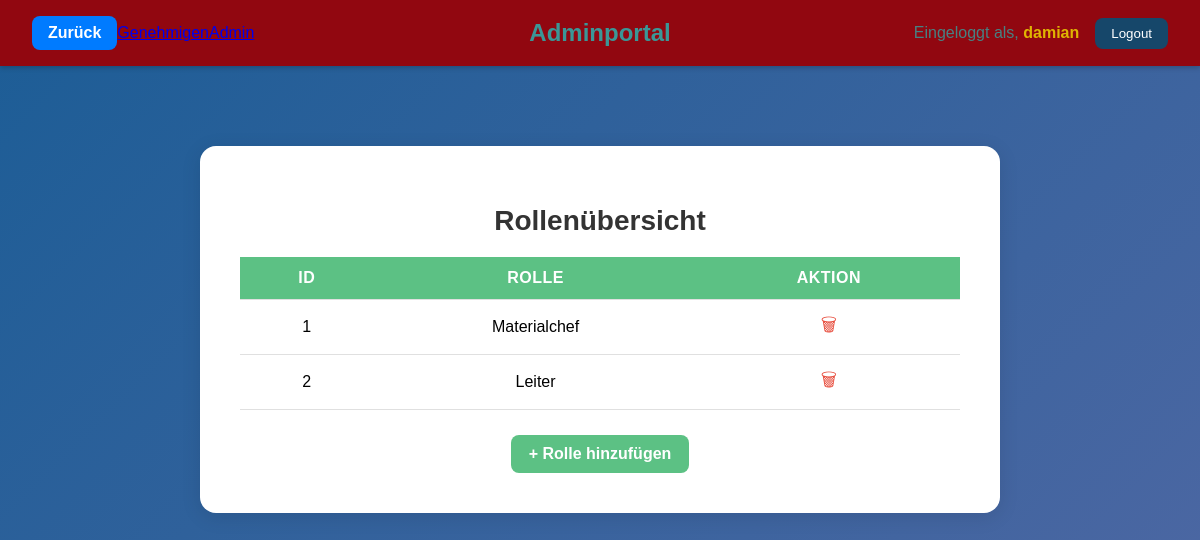
The app's page /role/ (signed in) with its own data.
### accounts/models.py (models this page shows, shortened)
class User(AbstractUser):
    is_approve = models.BooleanField(default=False)
    role = models.ForeignKey('Role', on_delete=models.PROTECT, null=True, blank=True)

class Role(models.Model):
    name = models.CharField(max_length=20)

### accounts/views.py (the view)
# urls.py: path('role/', views.role_view, name='role'),
@login_required
@user_passes_test(lambda u: u.is_superuser)
def role_view(request):
    roles = Role.objects.all()
    return render(request, "accounts/role.html", {"objects": roles})

### accounts/templates/accounts/role.html (shortened to what this page needs)
{% extends "base.html" %}
{% block header %}
{% include 'includes/admin_header.html' %}
{% endblock %}
{% block content %}
<div class="role-container">
  <h1>Rollenübersicht</h1>
  <table class="role-table">
    <thead>
      <tr>
        <th>ID</th>
        <th>Rolle</th>
        <th>Aktion</th>
      </tr>
    </thead>
    <tbody>
      {% for role in objects %}
      <tr>
        <td>{{ role.id }}</td>
        <td>{{ role.name }}</td>
        <td>
          <a href="#"
             class="delete-link"
             data-url="{% url 'delete_role' role.id %}">
             🗑
          </a>
        </td>
      </tr>
      {% empty %}
      <tr>
        <td colspan="3" class="no-data">Keine Rollen gefunden.</td>
      </tr>
      {% endfor %}
    </tbody>
  </table>
  <a href="{% url 'create_role' %}" class="add-btn">+ Rolle hinzufügen</a>
</div>
{% endblock %}

### templates/includes/admin_header.html (shortened to what this page needs)
{% load static %}
<link rel="stylesheet" href="{% static 'css/admin_header.css' %}">
<header class="app-header">
    <div class="header-left">
        <a href="javascript:history.back()" class="back-btn">Zurück</a>
        <a href="{% url 'approve' %}">Genehmigen</a>
        <a href="{% url 'admin:index' %}">Admin</a>
    </div>
    <div class="header-center">
        <h1 class="logo">{{ header_name|default:"Adminportal" }}</h1>
    </div>
    <div class="header-right">
        {% if user.is_authenticated %}
        <span class="username">Eingeloggt als, <span class="username-highlight">{{ user.username }}</span></span>
        <form action="{% url 'logout' %}" method="post" class="logout-form">
            <button type="submit" class="logout-btn">Logout</button>
        </form>
        {% else %}
        <a href="{% url 'login' %}" class="login-link">Login</a>
        {% endif %}
    </div>
</header>

### static/css/styles.css (style rules this page uses)
html, body { height: 100%; margin: 0; padding: 0; font-family: Arial, sans-serif; background: linear-gradient(135deg, #1c5d96 0%, #5168a4 100%); background-attachment: fixed; background-repeat: no-repeat; background-size: cover; }
.username-highlight { color: #eed400; font-weight: 600; }
.role-container { max-width: 60%; margin: 80px auto; text-align: center; background: #ffffff; padding: 40px; border-radius: 16px; box-shadow: 0 4px 20px rgba(0, 0, 0, 0.1); }
.role-container h1 { margin-bottom: 20px; font-size: 28px; color: #333; }
.role-table { width: 100%; border-collapse: collapse; margin-bottom: 25px; }
.role-table th, .role-table td { padding: 12px 16px; border-bottom: 1px solid #e0e0e0; }
.role-table th { background: #5cc184; color: white; text-transform: uppercase; letter-spacing: 0.5px; }
.role-table a.delete-link { color: #e74c3c; font-size: 18px; text-decoration: none; }
.add-btn { display: inline-block; background-color: #5cc184; color: white; padding: 10px 18px; border-radius: 8px; text-decoration: none; font-weight: 600; transition: background 0.2s ease; }

### static/css/admin_header.css (style rules this page uses)
.app-header { display: flex; justify-content: space-between; align-items: center; background-color: #910710; color: #3B9797; padding: 1rem 2rem; box-shadow: 0 2px 5px rgba(0, 0, 0, 0.2); }
.app-header .header-left, .app-header .header-center, .app-header .header-right { display: flex; align-items: center; }
.app-header .header-left { flex: 1; }
.app-header .header-left .back-btn { text-decoration: none; background-color: #007BFF; color: white; padding: 0.5rem 1rem; border-radius: 8px; font-weight: bold; transition: background-color 0.3s ease; }
.app-header .header-center { flex: 1; justify-content: center; }
.app-header .header-center .logo { font-size: 1.5rem; font-weight: bold; margin: 0; text-align: center; }
.app-header .header-right { flex: 1; justify-content: flex-end; gap: 1rem; }
.app-header .header-right .username { font-size: 1rem; opacity: 0.85; }
.app-header .header-right .logout-form { display: inline; }
.app-header .header-right .logout-form .logout-btn { background-color: #16476A; border: none; color: #fff; padding: 0.5rem 1rem; border-radius: 8px; cursor: pointer; transition: background-color 0.3s ease; }

### records on screen
User: username "damian"
Role: id "1", name "Materialchef"
Role: id "2", name "Leiter"

### other values on screen
{{ header_name|default:"Adminportal" }} "Adminportal"
